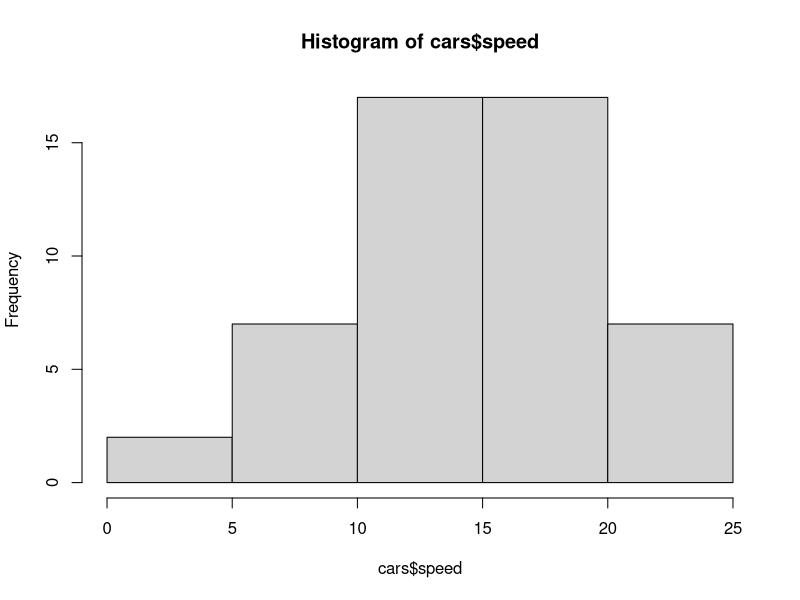
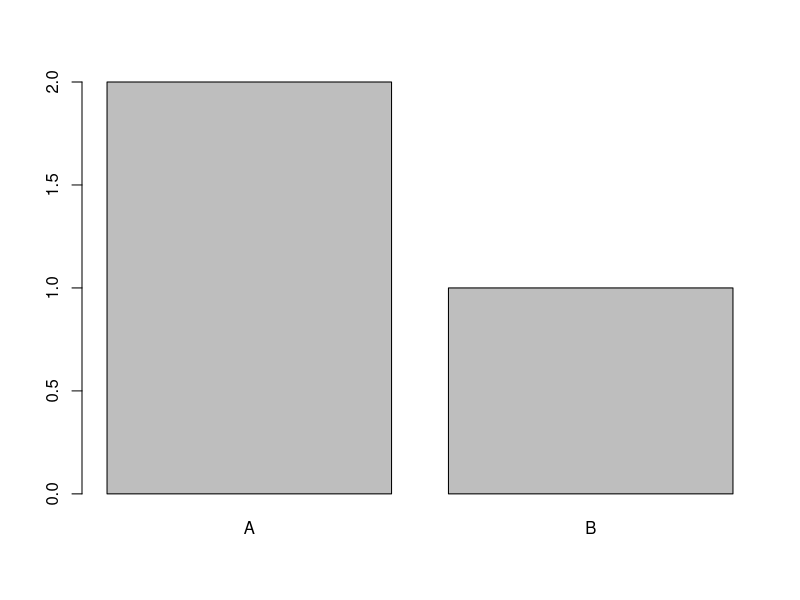

Write the R code that produced these figures, in order.
## ---- chunk 1
#| label: fig-ages
#| echo: false
#| fig-cap: 'Age distribution'
hist(cars$speed)
## ---- chunk 2

## ---- chunk 3
#| echo: true
#| label: fig-enroll
#| fig-cap: 'Enrollment by arm'
barplot(table(c('A', 'B', 'A')))
